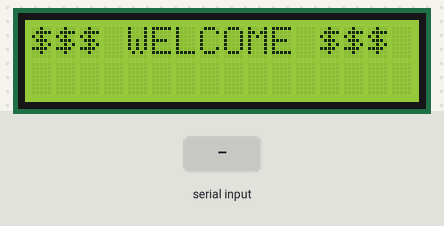
The sketch below on a simulated Arduino Uno, built with avr-gcc and run on an emulated ATmega328P. Parts: 16×2 character LCD. Inputs (shaded band) come from the test bench. What the sketch prints to the serial monitor is not drawn.

Above: at 1.2 s.
1.3 s: "4A007BAF3AA4" received over Serial
At 2.7 s:
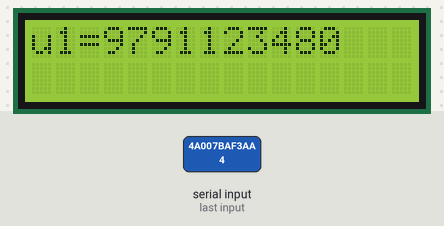
6.8 s: "4B004052174E" received over Serial
At 9.0 s:
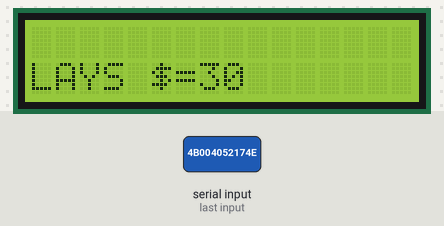
9.3 s: "0000A732E075" received over Serial
At 11.2 s:
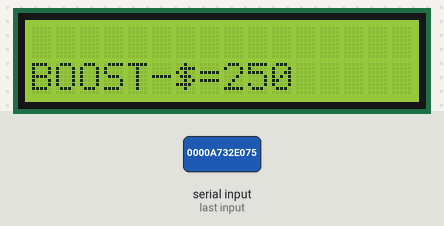
11.8 s: "00009FBB0622" received over Serial
At 14.0 s:
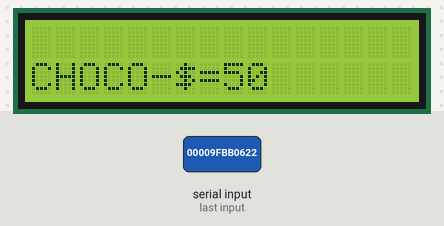
14.3 s: "0000A03B9F04" received over Serial
At 16.2 s:
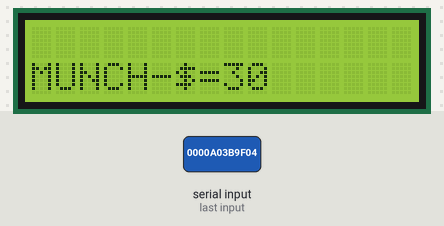
16.8 s: "4A007BAF3AA4" received over Serial
At 24.3 s:
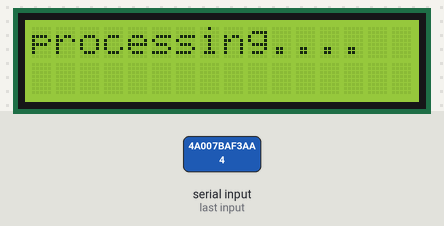
Timing chart, 0 to 25.3 s (numbered marks = the images above; inputs shaded):
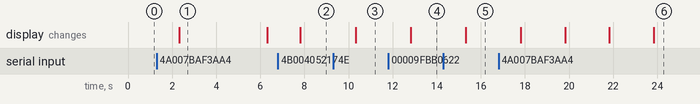

Measured:
- after the input at 1.3 s, the display: changes after 1.0 s (image 1)
- after the input at 6.8 s, the display: changes after 1.0 s (image 2)
- after the input at 9.3 s, the display: changes after 1.0 s (image 3)
- after the input at 11.8 s, the display: changes after 1.0 s (image 4)
- after the input at 14.3 s, the display: changes after 1.0 s (image 5)
- after the input at 16.8 s, the display: first changes after 1.0 s (image 6 shows a later state)
- what the display in image 1 shows lasts 4.0 s, from 2.3 s to 6.3 s

The sketch:

smart_trolly.ino
```cpp
#include <LiquidCrystal.h>
const int rs = 8 , en = 7, d4 = 6, d5 = 5, d6 = 4, d7 = 3;
LiquidCrystal lcd(rs, en, d4, d5, d6, d7);
String data=" ";
String tt=" ";
int O=0;
int num=0;
int count=0;
int count1=0;
int count3=0;
int count4=0;
int con=0;
int c=0;
int add=0;
int add1=0;
int a=0;
int a1=0;
int amount =3000;
String v=" ";
String v1=" ";
String v3=" ";
String v4=" ";
String D="";
int t,t1,t3,t4;
void setup() {
      Serial.begin(9600);
      lcd.begin(16, 2);
      lcd.print("$$$ WELCOME $$$");
}

void loop() {

  if(Serial.available()>0){
    data=Serial.readString();
    Serial.println(data);

 /////start u1
  if(data=="4A007BAF3AA4"){
    add1++;
    Serial.println(add1);
    data=" ";
  }
   if (add1==1 && a1==0){
    a1=1;
    tt="9791123480";
    lcd.clear();
    lcd.setCursor(0,0);
    lcd.print("u1=9791123480");
    delay(4000);
    lcd.clear();
    lcd.setCursor(0,0);
    lcd.print("use now!!!!");

  }
  /// start u2
  if(data=="4A007BF92BE3" ){
    add++;
    Serial.println(add);
    data=" ";
  }
  if (add==1 && a==0){
    a=1;
    tt="9789475331";
    lcd.clear();
    lcd.setCursor(0,0);
    lcd.print("u2=9789475331");
    delay(4000);
    lcd.clear();
    lcd.setCursor(0,0);
    lcd.print("use now!!!!");

  }
  if(add==1 && a==1||add1==1 && a1==1){

  if(data=="4B004052174E"){
     lcd.clear();
     lcd.setCursor(0, 1);
     count++;
     data=" ";
     if(count==1){
    lcd.print("LAYS $=30");
     v=("#LAYS -&=30");
    }
    if(count==2){
      lcd.print("remove LAYS");
      v=" ";
      count=0;
    }
    }

  if(data=="0000A732E075"){
     lcd.clear();
     lcd.setCursor(0, 1);
     count1++;
      if(count1==1){
    lcd.print("BOOST-$=250");
     v1=("BOOST-$=250");
     t1=250;
    }
    if(count1==2){
      lcd.print("remove BOOST");
      v1=" ";
      count1=0;
      t1=0;
    }

  }

        if(data=="00009FBB0622"){
        lcd.clear();
        lcd.setCursor(0, 1);
        count3++;
        data=" ";
        if(count3==1){
        lcd.print("CHOCO-$=50");
        v3=("CHOCO-$=50");
        t3=50;
        }
        if(count3==2){
        lcd.print("remove CHOCO");
        v3=" ";
        count3=0;
        }


        }
if(data=="0000A03B9F04"){
   lcd.clear();
     lcd.setCursor(0, 1);
     count4++;
    data=" ";
   if(count4==1){
    lcd.print("MUNCH-$=30");
     v4=("MUNCH-$=30");
     t4=30;
    }
    if(count4==2){
      lcd.print("remove MUNCH");
      v4=" ";
      count4=0;
      t4=0;
    }
}
  }
  if(add==2 ||add1==2){
      O=t+t1+t3+t4;
    lcd.clear();
    lcd.setCursor(0,0);
    lcd.print("bill="+String(O));
    delay(2000);
    lcd.clear();
    lcd.setCursor(0,0);
    lcd.print("main bln="+String(amount));
    c=amount-O;
    delay(2000);
    lcd.clear();
    lcd.setCursor(0,0);
    lcd.print("rem bln="+String(c));
    delay(2000);
    add=0;
    add1=0;
    data=" ";
    smstemplate();
  }
  }
}

void smstemplate(){
    lcd.clear();
    lcd.setCursor(0,0);
    lcd.print("processing....");
  D=(String(O));
  Serial.println("AT+CMGF=1");    //Sets the GSM Module in Text Mode
  delay(1000);  // Delay of 1000 milli seconds or 1 second
  Serial.println("AT+CMGS=\"+91"+tt+"\"\r"); // Replace x with mobile number
  delay(1000);
//  Serial.println("hai....");
  Serial.println("UR BILL list@\n"+v+"  "+v1+"  "+v3+" "+v4+"\nTOTAL AMOUNT="+D+"");
  delay(1000);
  Serial.println((char)26);// ASCII code of CTRL+Z
  delay(1000);
  v=" ";
  v1=" ";
  v3=" ";
  v4=" ";
  D=" ";
  a=0;
  count=0;
  count1=0;
  count3=0;
  count4=0;
  t=0;
  t1=0;
  t3=0;
  t4=0;
  delay(4000);
  smstemmplate1();
}
void smstemmplate1(){
  Serial.println("AT+CMGF=1");
  delay(1000);
  Serial.println("AT+CMGS=\"+91"+tt+"\"\r");
  delay(1000);
  Serial.println("main balance="+String(amount)+"\nUR Bill="+String(O)+"\nRemaining balance="+String(c));
  delay(1000);
  Serial.println((char)26);// ASCII code of CTRL+Z
  delay(1000);
  amount=3000;
  c=0;
  O=0;
  lcd.clear();
  lcd.setCursor(0, 0);
  lcd.print("sended----(:");
  delay(4000);
  lcd.clear();
  lcd.setCursor(0, 0);
  lcd.print("$$$ WELCOME $$$");
}
```
